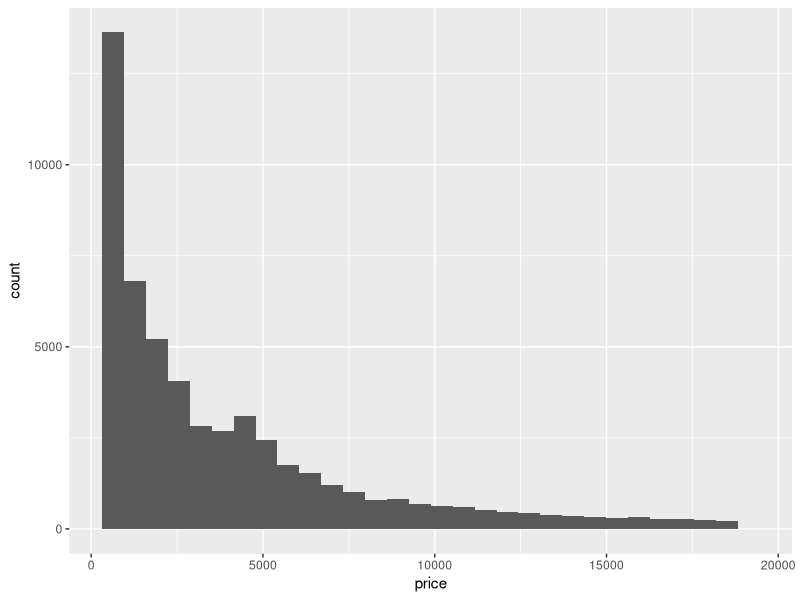
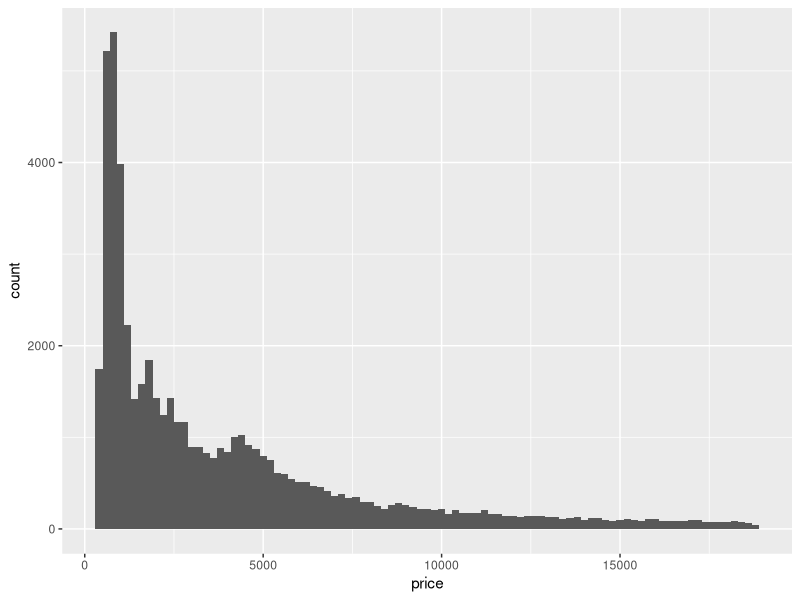
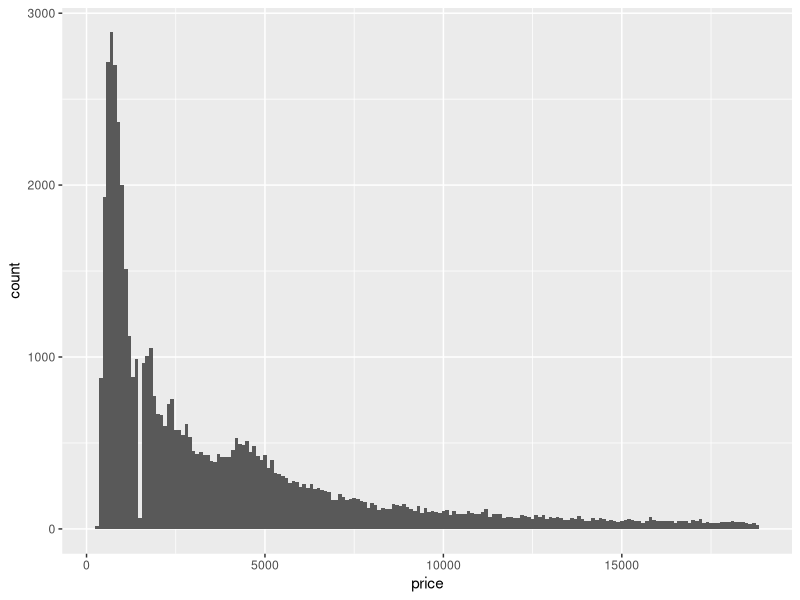
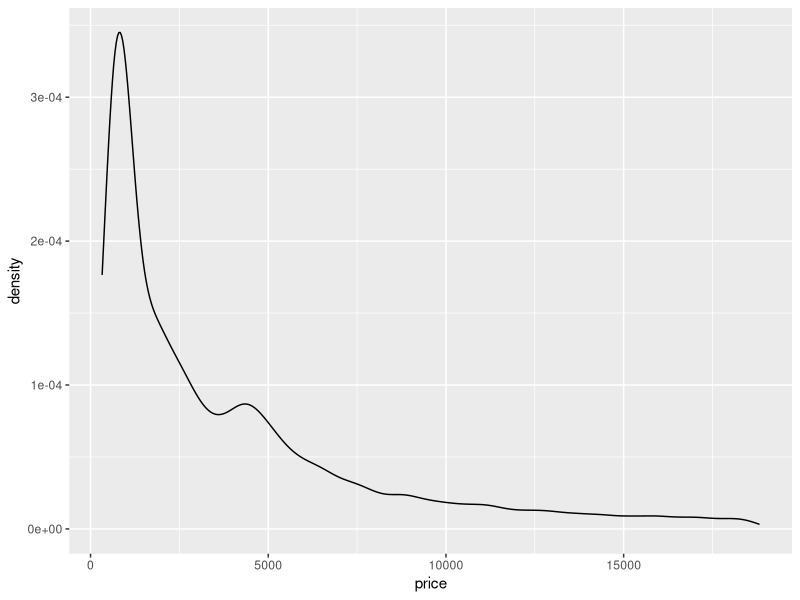
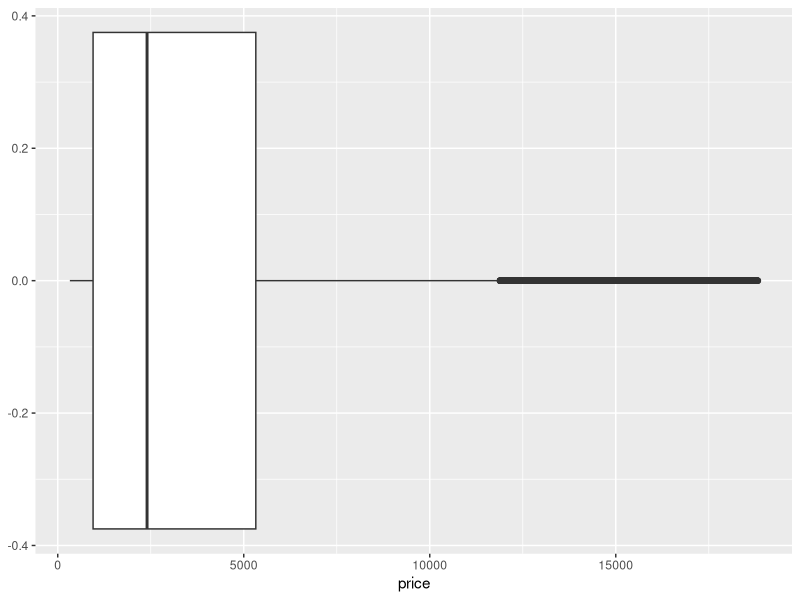
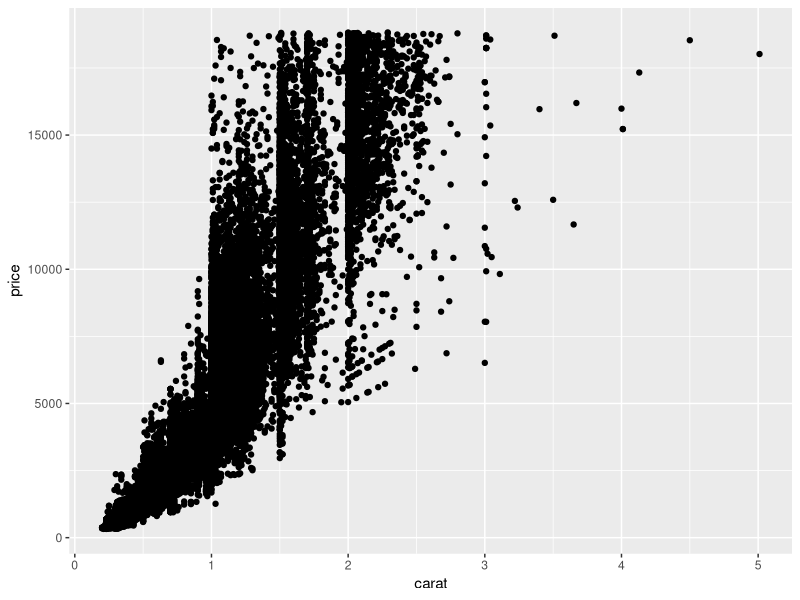
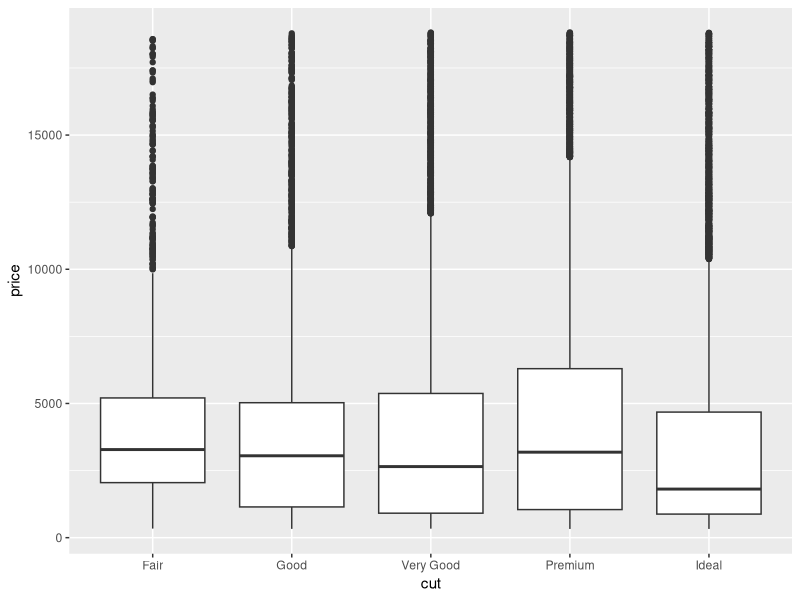
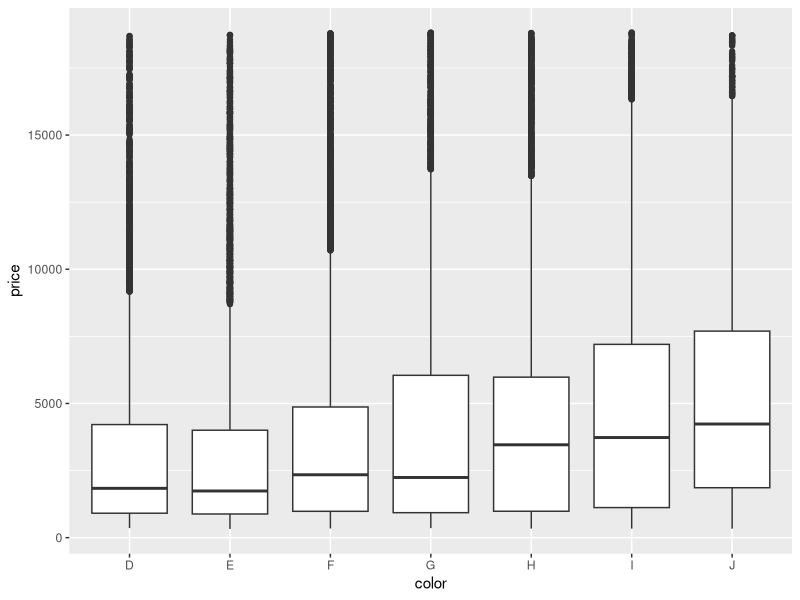

The R source for these figures, in order:
# Richard Potter
# Exploratory Data Analysis (EDA) Exercises
# Professor Boichuk
# 10 April 2018


# Initial Operations ------------------------------------------------------

library(tidyverse)
?diamonds


# Exercise 1 --------------------------------------------------------------
# Explore the distribution of `price` with `geom_histogram()` and other functions. Challenge yourself to go beyond the first plot you generate, which might might look something like this:

diamonds %>% 
  ggplot(aes(price)) + 
  geom_histogram()

summary(diamonds$price)

diamonds %>% 
  ggplot(aes(price)) +
  geom_histogram(binwidth = 200)

diamonds %>% 
  ggplot(aes(price)) +
  geom_histogram(binwidth = 100)

diamonds %>% 
  ggplot(aes(price)) +
  geom_density()

diamonds %>% 
  ggplot(aes(price)) +
  geom_boxplot()

# In the ends, I am not surprised that the data follow a distribution which declines rapidly, almost exponentially from the start. Furthermore, it seems that there are bumps around the 1st quartile and mean prices of 950 and 3933 (here, more in the 4000s, below the large number of $5000. I would attribute this to being a little under 1000 and 4000 dollars. With more nuanced evaluation, it may be clear that it is following price psychology, and that many of the diamonds are priced immediately below large numbers to give the illusion of a larger number.


# Exercise 2 --------------------------------------------------------------

# Which of the 4Cs (i.e., `carat`, `cut`, `color`, and `clarity`) is most important for predicting the `price` of a diamond?

ggplot(diamonds) + 
  geom_point(aes(x = carat,     y = price))
ggplot(diamonds) + 
  geom_boxplot(aes(x = cut,     y = price))
ggplot(diamonds) + 
  geom_boxplot(aes(x = color,   y = price))
ggplot(diamonds) + 
  geom_boxplot(aes(x = clarity, y = price))

# Based on the plots, it seems that the largest predictor for the price of a diamond is the number of carats it contains.


# Exercise 3 --------------------------------------------------------------

# Visualize the distribution of `carat`, partitioned by `price`. Then, after revisiting [Faceting][G&W 2017, 3.5], use `facet_wrap()` to accomplish the same. **Hint:** After binning `price`, plot the distribution of `carat` for each bin. Binning `price` can be accomplished with the following command:
                                                          
diamonds %>% 
  mutate(price_binned = cut(price, breaks = c(seq(0, max(price), 5000), Inf),
                            dig.lab = 10)) %>% 
  ggplot() +
  geom_boxplot(aes(price_binned, carat))

diamonds %>% 
  mutate(price_binned = cut(price, breaks = c(seq(0, max(price), 5000), Inf),
                            dig.lab = 10)) %>% 
  ggplot() +
  geom_histogram(aes(carat)) +
  facet_wrap(~ price_binned)
